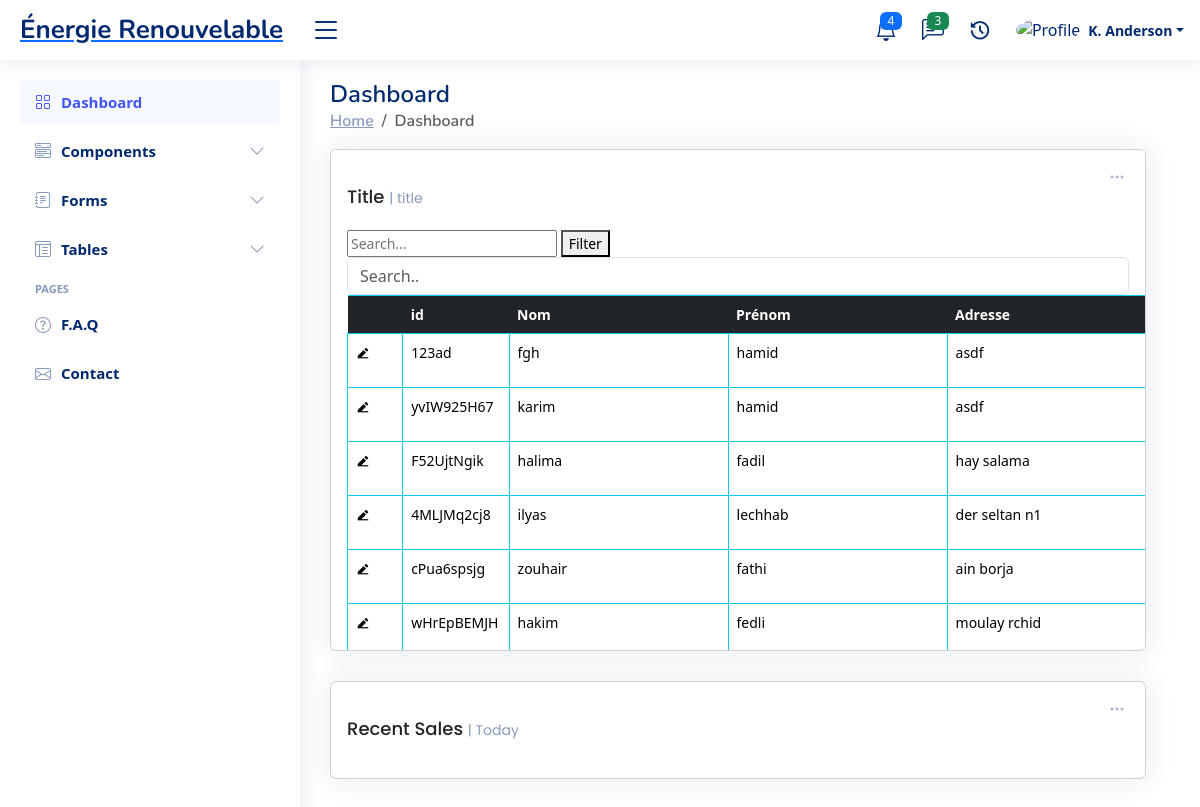
Screenshot of /formT/ (signed in) with the database file from the repository.
### ERapp/models.py (models this page shows, shortened)
class TableData001(models.Model):
    cell_id = models.CharField(max_length=255,blank=True)
    firstname = models.CharField(max_length=255,blank=True)
    lastname = models.CharField(max_length=255,blank=True)
    address = models.CharField(max_length=255,blank=True)
    num = models.CharField(max_length=255,blank=True)
    vt = models.FileField(upload_to='uploads/files',blank=True)
    etat = models.CharField(max_length=255,blank=True)
    tp = models.CharField(max_length=255,blank=True)
    auditV1 = models.FileField(upload_to='uploads/files/%Y/%m/%d/',blank=True)
    auditV2 = models.FileField(upload_to='uploads/files/%Y/%m/%d/',blank=True)
    auditV3 = models.FileField(upload_to='uploads/files/%Y/%m/%d/',blank=True)
    coffrac = models.CharField(max_length=255,blank=True)

### ERapp/views.py (the view, shortened to what this page needs)
# urls.py: path('formT/',table_view ),
def table_view(request): # add row
    data = TableData001.objects.all()
    col_count = data.count()
    column_names = TableData001._meta.get_fields()
    return render(request, 'html/formPage.html', { 'data': data , 'col_count':col_count ,'column_names': column_names})

### ERapp/templates/html/formPage.html (shortened to what this page needs)
{% load static %}
<!DOCTYPE html>
<html lang="en">
<head>
  <link href="{% static 'css/style.css' %}" rel="stylesheet" type="text/css">
  <link href="{% static 'vendor/bootstrap/css/bootstrap.min.css' %}" rel="stylesheet">
  <link href="{% static 'vendor/bootstrap-icons/bootstrap-icons.css' %}" rel="stylesheet">
  <link href="{% static 'vendor/boxicons/css/boxicons.min.css' %}" rel="stylesheet">
  <link href="{% static 'vendor/quill/quill.snow.css' %}" rel="stylesheet">
  <link href="{% static 'vendor/quill/quill.bubble.css' %}" rel="stylesheet">
  <link href="{% static 'vendor/remixicon/remixicon.css' %}" rel="stylesheet">
  <link href="{% static 'vendor/simple-datatables/style.css' %}" rel="stylesheet">
</head>
<body>
  {% if user.is_authenticated %}
  <header id="header" class="header fixed-top d-flex align-items-center">
    <div class="d-flex align-items-center justify-content-between">
      <a href="/home" class="logo d-flex align-items-center">
        <span class="d-none d-lg-block">Énergie Renouvelable</span>
      </a>
      <i class="bi bi-list toggle-sidebar-btn"></i>
    </div>
    <nav class="header-nav ms-auto">
      <ul class="d-flex align-items-center">
        <li class="nav-item dropdown">
          <a class="nav-link nav-icon" href="#" data-bs-toggle="dropdown">
            <i class="bi bi-bell"></i>
            <span class="badge bg-primary badge-number">4</span>
          </a>
        </li>
        <li class="nav-item dropdown">
          <a class="nav-link nav-icon" href="#" data-bs-toggle="dropdown">
            <i class="bi bi-chat-left-text"></i>
            <span class="badge bg-success badge-number">3</span>
          </a>
        </li>
        <li class="nav-item dropdown">
          <a class="nav-link nav-icon" href="#" data-bs-toggle="dropdown">
            <i class="ri-history-fill"></i>
          </a>
        </li>
        <li class="nav-item dropdown pe-3">
          <a class="nav-link nav-profile d-flex align-items-center pe-0" href="#" data-bs-toggle="dropdown">
            <img src="assets/img/profile-img.jpg" alt="Profile" class="rounded-circle">
            <span class="d-none d-md-block dropdown-toggle ps-2">K. Anderson</span>
          </a>
        </li>
      </ul>
    </nav>
  </header>
  <aside id="sidebar" class="sidebar">
    <ul class="sidebar-nav" id="sidebar-nav">
      <li class="nav-item">
        <a class="nav-link " href="index.html">
          <i class="bi bi-grid"></i>
          <span>Dashboard</span>
        </a>
      </li>
      <li class="nav-item">
        <a class="nav-link collapsed" data-bs-target="#components-nav" data-bs-toggle="collapse" href="#">
          <i class="bi bi-menu-button-wide"></i><span>Components</span><i class="bi bi-chevron-down ms-auto"></i>
        </a>
      </li>
      <li class="nav-item">
        <a class="nav-link collapsed" data-bs-target="#forms-nav" data-bs-toggle="collapse" href="#">
          <i class="bi bi-journal-text"></i><span>Forms</span><i class="bi bi-chevron-down ms-auto"></i>
        </a>
      </li>
      <li class="nav-item">
        <a class="nav-link collapsed" data-bs-target="#tables-nav" data-bs-toggle="collapse" href="#">
          <i class="bi bi-layout-text-window-reverse"></i><span>Tables</span><i class="bi bi-chevron-down ms-auto"></i>
        </a>
      </li>
      <li class="nav-heading">Pages</li>
      <li class="nav-item">
        <a class="nav-link collapsed" href="pages-faq.html">
          <i class="bi bi-question-circle"></i>
          <span>F.A.Q</span>
        </a>
      </li>
      <li class="nav-item">
        <a class="nav-link collapsed" href="pages-contact.html">
          <i class="bi bi-envelope"></i>
          <span>Contact</span>
        </a>
      </li>
    </ul>
  </aside>
  <main id="main" class="main">
    <div class="pagetitle">
      <h1>Dashboard</h1>
      <nav>
        <ol class="breadcrumb">
          <li class="breadcrumb-item"><a href="index.html">Home</a></li>
          <li class="breadcrumb-item active">Dashboard</li>
        </ol>
      </nav>
    </div>
    <section class="section dashboard">
      <div class="row">
          <div class="row">
            <div class="col-12">
              <div class="card recent-sales overflow-auto">
                <div class="filter">
                  <a class="icon" href="#" data-bs-toggle="dropdown"><i class="bi bi-three-dots"></i></a>
                </div>
                <div class="card-body" style="height:500px;">
                  <h5 class="card-title">Title <span>| title</span></h5>
                  <input type="text" id="filterInput" placeholder="Search...">
                  <button onclick="filterTable()">Filter</button>
                  <form method="post"  enctype="multipart/form-data">
                    <input class="form-control" id="myInput" type="text" placeholder="Search..">
                    <table class="table  table-hover   table-bordered     table-borderless border-info "  cellspacing="0">
                        <thead class="table-dark border-info">
                          <th></th>
                          <th>id</th>
                          <th>Nom</th>
                          <th>Prénom</th>
                          <th>Adresse </th>
                        </thead>
                        <tbody id="myTable">
                            {% for item in data %}
                            <tr>
                                <td style="width:auto;"><button  class="button_table_data" type="button" id="edit_col_in_table" name="" value="" onclick="my_Func_edit_table('{{item.cell_id}}') "><i class="ri-edit-2-fill"></i></button></td>
                                <td ><p style="width:auto;">{{ item.cell_id }}</p></td>
                                <td class="td_input_cell" ><input class="input_table_data" type="text" name="cell_data1edit" id="cell_data1edit{{ item.cell_id }}" value="{{ item.firstname }}"  ></td>
                                <td class="td_input_cell"><input class="input_table_data" type="text" name="cell_data2edit" id="cell_data2edit{{ item.cell_id }}" value="{{ item.lastname }}"  ></td>
                                <td class="td_input_cell"><input class="input_table_data" type="text" name="cell_data3edit" id="cell_data3edit{{ item.cell_id }}" value="{{ item.address }}"  ></td>
                            </tr>
                            {% endfor %}
                        </tbody>
                    </table>
                </form>
                </div>
              </div>
            </div>
          </div>
            <div class="row">
              <div class="col-12">
                <div class="card recent-sales overflow-auto">
                  <div class="filter">
                    <a class="icon" href="#" data-bs-toggle="dropdown"><i class="bi bi-three-dots"></i></a>
                  </div>
                  <div class="card-body">
                    <h5 class="card-title">Recent Sales <span>| Today</span></h5>
                  </div>
                </div>
              </div>
          </div>
      </div>
    </section>
  </main>
  {% endif %}
</body>
</html>

### ERapp/static/css/style.css (style rules this page uses)
#tableDATA th, td { white-space: nowrap; }
.badge ,.badgefoot { text-align:center; height:100%; width:100%; max-width:110px ; padding: 0; border-radius: 4px; cursor: pointer; }
:root { scroll-behavior: smooth; }
.border_none, .input_table_data,.button_table_data { border: none; }
.input_table_data,.button_table_data , .td_input_cell, .icoon_table_data { padding:0; background: transparent; }
body { font-family: "Open Sans", sans-serif; background: #f6f9ff; color: #444444; }
a { color: #4154f1; text-decoration: none; }
h1, h2, h3, h4, h5, h6 { font-family: "Nunito", sans-serif; }
#main { margin-top: 60px; padding: 20px 30px; transition: all 0.3s; }
.pagetitle { margin-bottom: 10px; }
.pagetitle h1 { font-size: 24px; margin-bottom: 0; font-weight: 600; color: #012970; }
.card { margin-bottom: 30px; border: none; border-radius: 5px; box-shadow: 0px 0 30px rgba(1, 41, 112, 0.1); }
.card-title { padding: 20px 0 15px 0; font-size: 18px; font-weight: 500; color: #012970; font-family: "Poppins", sans-serif; }
.card-title span { color: #899bbd; font-size: 14px; font-weight: 400; }
.card-body { padding: 0 20px 20px 20px; }
.breadcrumb { font-size: 14px; font-family: "Nunito", sans-serif; color: #899bbd; font-weight: 600; }
.breadcrumb a { color: #899bbd; transition: 0.3s; }
.breadcrumb .breadcrumb-item::before { color: #899bbd; }
.breadcrumb .active { color: #51678f; font-weight: 600; }
.logo { line-height: 1; }
@media (min-width: 1200px) { .logo { width: 280px; } }
.logo span { font-size: 26px; font-weight: 700; color: #012970; font-family: "Nunito", sans-serif; }
.header { transition: all 0.5s; z-index: 997; height: 60px; box-shadow: 0px 2px 20px rgba(1, 41, 112, 0.1); background-color: #fff; padding-left: 20px; }
.header .toggle-sidebar-btn { font-size: 32px; padding-left: 10px; cursor: pointer; color: #012970; }
.header-nav ul { list-style: none; }
.header-nav>ul { margin: 0; padding: 0; }
.header-nav .nav-icon { font-size: 22px; color: #012970; margin-right: 25px; position: relative; }
.header-nav .nav-profile { color: #012970; }
.header-nav .nav-profile img { max-height: 36px; }
.header-nav .nav-profile span { font-size: 14px; font-weight: 600; }
.header-nav .badge-number { position: absolute; inset: -2px -5px auto auto; font-weight: normal; font-size: 12px; padding: 3px 6px; height:auto; }
.sidebar { position: fixed; top: 60px; left: 0; bottom: 0; width: 300px; z-index: 996; transition: all 0.3s; padding: 20px; overflow-y: auto; scrollbar-width: thin; scrollbar-color: #aab7cf transparent; box-shadow: 0px 0px 20px rgba(1, 41, 112, 0.1); background-color: #fff; }
@media (min-width: 1200px) { #main, #footer { margin-left: 300px; } }
.sidebar-nav { padding: 0; margin: 0; list-style: none; }
.sidebar-nav li { padding: 0; margin: 0; list-style: none; }
.sidebar-nav .nav-item { margin-bottom: 5px; }
.sidebar-nav .nav-heading { font-size: 11px; text-transform: uppercase; color: #899bbd; font-weight: 600; margin: 10px 0 5px 15px; }
.sidebar-nav .nav-link { display: flex; align-items: center; font-size: 15px; font-weight: 600; color: #4154f1; transition: 0.3; background: #f6f9ff; padding: 10px 15px; border-radius: 4px; }
.sidebar-nav .nav-link i { font-size: 16px; margin-right: 10px; color: #4154f1; }
.sidebar-nav .nav-link.collapsed { color: #012970; background: #fff; }
.sidebar-nav .nav-link.collapsed i { color: #899bbd; }
.sidebar-nav .nav-link .bi-chevron-down { margin-right: 0; transition: transform 0.2s ease-in-out; }
.dashboard .filter { position: absolute; right: 0px; top: 15px; }
.dashboard .filter .icon { color: #aab7cf; padding-right: 20px; padding-bottom: 5px; transition: 0.3s; font-size: 16px; }
.dashboard .recent-sales { font-size: 14px; }
.dashboard .recent-sales .table thead { background: #f6f6fe; }
.dashboard .recent-sales .table thead th { border: 0; }

### rows the page displays
TableData001: cell_id "123ad", cell_data1edit "fgh", cell_data2edit "hamid", cell_data3edit "asdf"
TableData001: cell_id "yvIW925H67", cell_data1edit "karim", cell_data2edit "hamid", cell_data3edit "asdf"
TableData001: cell_id "F52UjtNgik", cell_data1edit "halima", cell_data2edit "fadil", cell_data3edit "hay salama"
TableData001: cell_id "4MLJMq2cj8", cell_data1edit "ilyas", cell_data2edit "lechhab", cell_data3edit "der seltan n1"
TableData001: cell_id "cPua6spsjg", cell_data1edit "zouhair", cell_data2edit "fathi", cell_data3edit "ain borja"
TableData001: cell_id "wHrEpBEMJH", cell_data1edit "hakim", cell_data2edit "fedli", cell_data3edit "moulay rchid"
